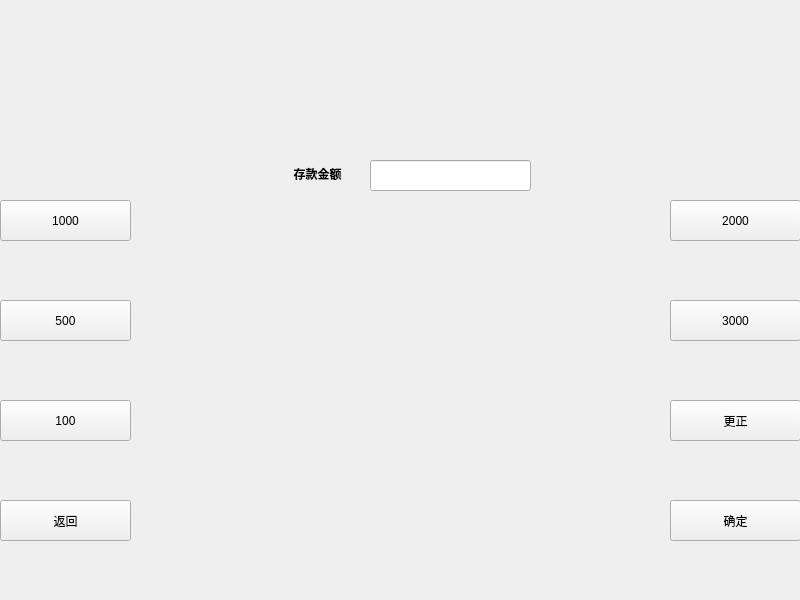
<?xml version="1.0" encoding="UTF-8"?>
<ui version="4.0">
 <class>QInNum</class>
 <widget class="QWidget" name="QInNum">
  <property name="geometry">
   <rect>
    <x>0</x>
    <y>0</y>
    <width>800</width>
    <height>600</height>
   </rect>
  </property>
  <property name="minimumSize">
   <size>
    <width>800</width>
    <height>600</height>
   </size>
  </property>
  <property name="maximumSize">
   <size>
    <width>800</width>
    <height>600</height>
   </size>
  </property>
  <property name="windowTitle">
   <string>Form</string>
  </property>
  <widget class="QPushButton" name="pushButton_8">
   <property name="geometry">
    <rect>
     <x>0</x>
     <y>200</y>
     <width>131</width>
     <height>41</height>
    </rect>
   </property>
   <property name="text">
    <string>1000</string>
   </property>
  </widget>
  <widget class="QLabel" name="label_2">
   <property name="geometry">
    <rect>
     <x>0</x>
     <y>0</y>
     <width>801</width>
     <height>131</height>
    </rect>
   </property>
   <property name="styleSheet">
    <string notr="true">border-image: url(:/new/prefix1/image/bank.png);</string>
   </property>
   <property name="text">
    <string/>
   </property>
  </widget>
  <widget class="QLabel" name="label">
   <property name="geometry">
    <rect>
     <x>277</x>
     <y>149</y>
     <width>81</width>
     <height>51</height>
    </rect>
   </property>
   <property name="text">
    <string>&lt;html&gt;&lt;head/&gt;&lt;body&gt;&lt;p align=&quot;center&quot;&gt;&lt;span style=&quot; font-weight:600;&quot;&gt;存款金额&lt;/span&gt;&lt;/p&gt;&lt;/body&gt;&lt;/html&gt;</string>
   </property>
  </widget>
  <widget class="QLineEdit" name="count">
   <property name="geometry">
    <rect>
     <x>370</x>
     <y>160</y>
     <width>161</width>
     <height>31</height>
    </rect>
   </property>
  </widget>
  <widget class="QPushButton" name="pushButton_4">
   <property name="geometry">
    <rect>
     <x>670</x>
     <y>500</y>
     <width>131</width>
     <height>41</height>
    </rect>
   </property>
   <property name="text">
    <string>确定</string>
   </property>
  </widget>
  <widget class="QPushButton" name="pushButton_2">
   <property name="geometry">
    <rect>
     <x>0</x>
     <y>300</y>
     <width>131</width>
     <height>41</height>
    </rect>
   </property>
   <property name="text">
    <string>500</string>
   </property>
  </widget>
  <widget class="QPushButton" name="pushButton">
   <property name="geometry">
    <rect>
     <x>0</x>
     <y>400</y>
     <width>131</width>
     <height>41</height>
    </rect>
   </property>
   <property name="text">
    <string>100</string>
   </property>
  </widget>
  <widget class="QPushButton" name="pushButton_3">
   <property name="geometry">
    <rect>
     <x>670</x>
     <y>200</y>
     <width>131</width>
     <height>41</height>
    </rect>
   </property>
   <property name="text">
    <string>2000</string>
   </property>
  </widget>
  <widget class="QPushButton" name="pushButton_5">
   <property name="geometry">
    <rect>
     <x>670</x>
     <y>400</y>
     <width>131</width>
     <height>41</height>
    </rect>
   </property>
   <property name="text">
    <string>更正</string>
   </property>
  </widget>
  <widget class="QPushButton" name="pushButton_7">
   <property name="geometry">
    <rect>
     <x>0</x>
     <y>500</y>
     <width>131</width>
     <height>41</height>
    </rect>
   </property>
   <property name="text">
    <string>返回</string>
   </property>
  </widget>
  <widget class="QPushButton" name="pushButton_6">
   <property name="geometry">
    <rect>
     <x>670</x>
     <y>300</y>
     <width>131</width>
     <height>41</height>
    </rect>
   </property>
   <property name="text">
    <string>3000</string>
   </property>
  </widget>
 </widget>
 <resources/>
 <connections/>
</ui>
